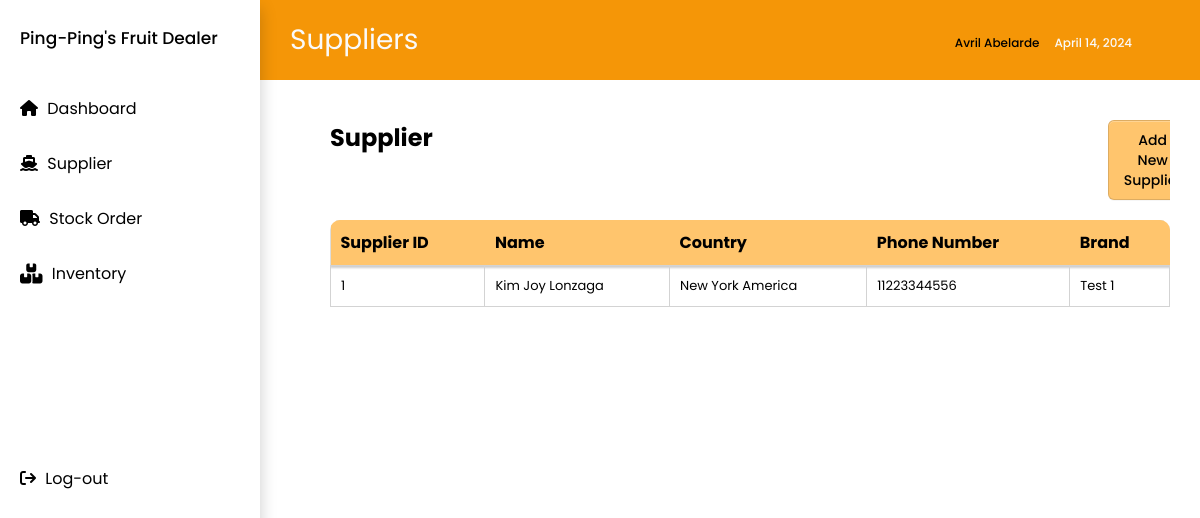
Before: /suppcheck.php with the older database file.
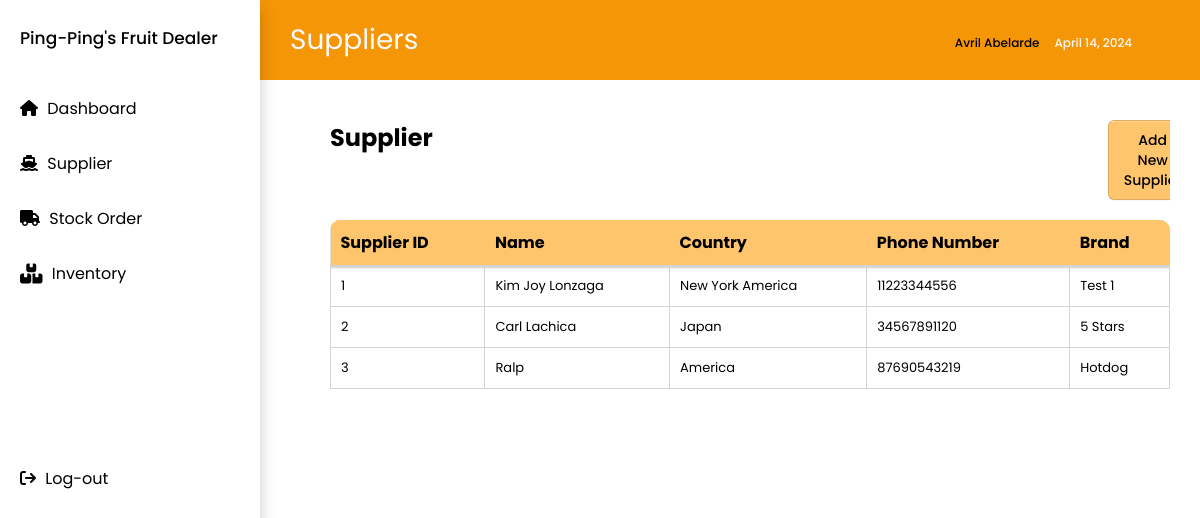
After: the same page with the newer database file.
### tables this page shows
CREATE TABLE `suppliers` (
  `sup_id` int(50) UNSIGNED NOT NULL,
  `sup_name` varchar(50) NOT NULL,
  `sup_country` varchar(50) NOT NULL,
  `sup_num` varchar(11) NOT NULL,
  `sup_brand` varchar(50) NOT NULL
);

### suppcheck.php (the view, shortened to what this page needs)
<?php include 'checker_nav.php';
$conn = new mysqli(DB_HOST, DB_USER, DB_PASS, DB_NAME);
$sql = "SELECT * FROM suppliers";
$result = $conn->query($sql);
?>
<!DOCTYPE html>
<html lang="en">
<head>
    <link rel="stylesheet" href="css/main.css">
    <link rel="stylesheet" href="css/supplier.css">
</head>
<body>
<div class=" top-nav">
        <h1>Suppliers</h1>
        <div class=user_and_date>
            <div class="dropdown">
                <div class="username">Avril Abelarde</div>
                </div>
            <div class="date">April 14, 2024</div>
        </div>
</div>
<div class="table-container">
    <div class="title_and_button">
        <h2>Supplier</h2>
        <button type="button" onclick="location.href='addsuup_checker.php'">Add New Supplier
        </button>
    </div>
        <?php
        if ($result->num_rows > 0) {
            echo "<table>";
            echo "<thead><tr><th>Supplier ID</th><th>Name</th><th>Country</th><th>Phone Number</th><th>Brand</th></tr></thead>";
            while ($row = $result->fetch_assoc()) {
                echo "<tbody>";
                echo "<tr>";
                echo "<td>" . $row["sup_id"] . "</td>";
                echo "<td>" . $row["sup_name"] . "</td>";
                echo "<td>" . $row["sup_country"] . "</td>";
                echo "<td>" . $row["sup_num"] . "</td>";
                echo "<td>" . $row["sup_brand"] . "</td>";
                echo "</tr>";
                echo "</tbody>";
            }
            echo "</table>";
        } else {
            echo "No suppliers found";
        }
        ?>
</div>
</body>
</html>

Changed rows visible on the page:
added suppliers: sup_id "2", sup_name "Carl Lachica", sup_country "Japan", sup_num "34567891120", sup_brand "5 Stars"
added suppliers: sup_id "3", sup_name "Ralp", sup_country "America", sup_num "87690543219", sup_brand "Hotdog"
